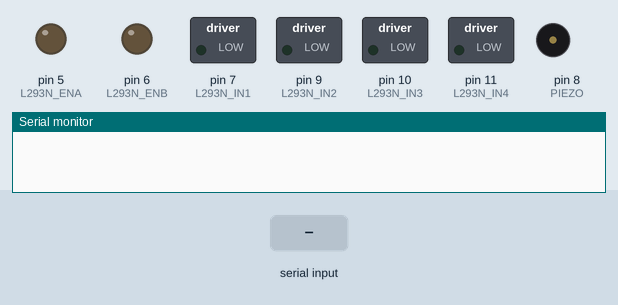
Recording of a sketch running on a simulated Arduino Uno, built with avr-gcc and run on an emulated ATmega328P. Shown: switched loads named in the sketch (green lamp = pin HIGH), output pins drawn as LEDs (lit = HIGH), buzzer (waves = sounding), the last lines printed to the serial monitor. The test bench sets the inputs (shaded band).

Above: at 2.2 s.
2.3 s: "#b=0#" received over the second serial link
At 2.41 s:
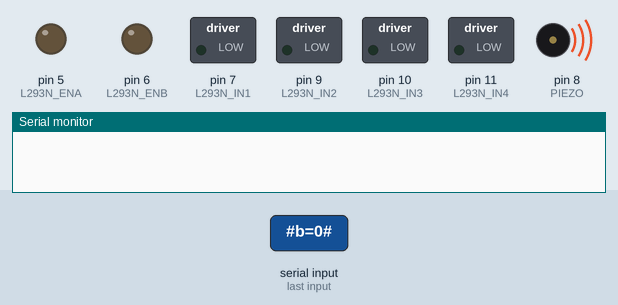
4.0 s: "#b=9#" received over the second serial link
At 4.4 s:
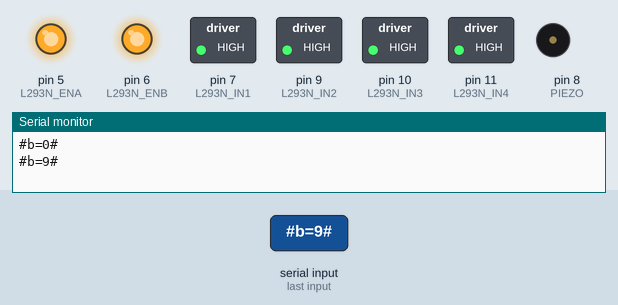
5.5 s: "#b=1#" received over the second serial link
At 6.7 s:
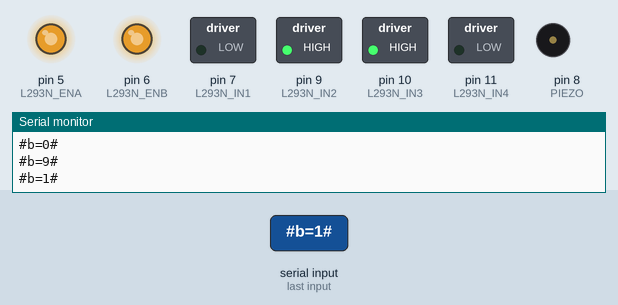
7.0 s: "#b=19#" received over the second serial link
At 7.8 s:
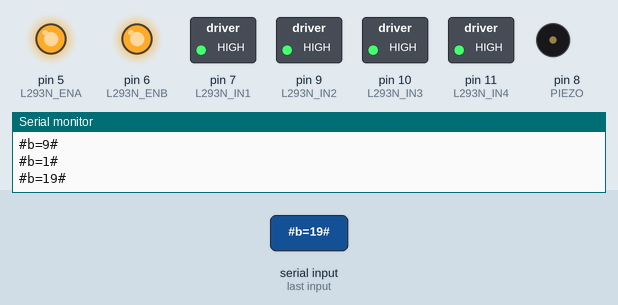
8.5 s: "#b=2#" received over the second serial link
At 9.0 s:
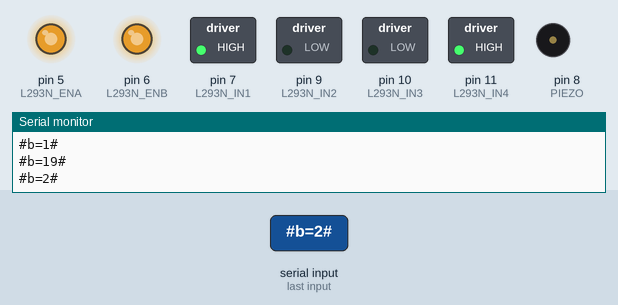
10.0 s: "#b=29#" received over the second serial link
At 11.3 s:
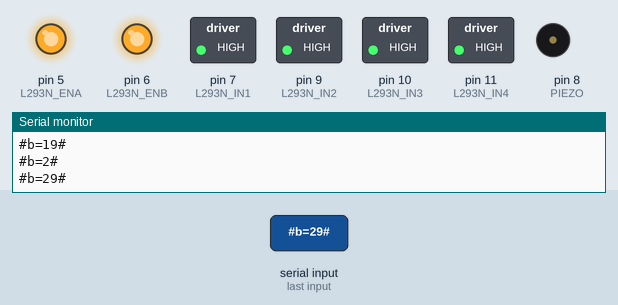
Timing chart, 0 to 12.5 s (numbered marks = the images above; inputs shaded):
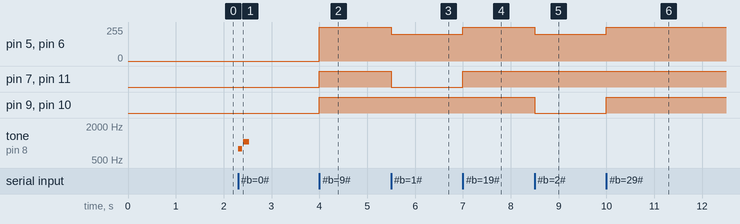

The sketch:

sketch_nov11a.ino
```cpp
#define BT_TX 3
#define BT_RX 4
#include "SoftwareSerial.h"
SoftwareSerial BTSerial(BT_TX, BT_RX); // Maker UNO RX, TX

#define BUTTON  2
#define PIEZO   8
#define L293N_ENA 5
#define L293N_ENB 6
#define L293N_IN1 7
#define L293N_IN2 9
#define L293N_IN3 10
#define L293N_IN4 11

#define NOTE_G4  392
#define NOTE_C5  523
#define NOTE_G5  784
#define NOTE_C6  1047

int btConnect[] = {NOTE_G5, NOTE_C6};
int btConnectNoteDurations[] = {12, 8};

int btDisconnect[] = {NOTE_C5, NOTE_G4};
int btDisconnectNoteDurations[] = {12, 8};

#define playBtConnectMelody() playMelody(btConnect, btConnectNoteDurations, 2)
#define playBtDisconnectMelody() playMelody(btDisconnect, btDisconnectNoteDurations, 2)

boolean BTConnect = false;
char inChar;
String inString;

void setup()
{
  pinMode(BUTTON, INPUT_PULLUP);
  pinMode(L293N_ENA, OUTPUT);
  pinMode(L293N_ENB, OUTPUT);
  pinMode(L293N_IN1, OUTPUT);
  pinMode(L293N_IN2, OUTPUT);
  pinMode(L293N_IN3, OUTPUT);
  pinMode(L293N_IN4, OUTPUT);

  Serial.begin(9600);
  BTSerial.begin(9600);

  delay(1000);
}

void loop()
{
  if (BTSerial.available()) {

    if (BTConnect == false) {
      BTConnect = true;
      playBtConnectMelody();
    }

//    delay(100);
    inString = "";
    while (BTSerial.available()) {
      inChar = BTSerial.read();
      inString = inString + inChar;
    }
    Serial.println(inString);

    if (inString == "#b=0#") {
      robotStop();
    }
    else if (inString == "#b=9#" ||
             inString == "#b=19#" ||
             inString == "#b=29#" ||
             inString == "#b=39#" ||
             inString == "#b=49#") {
      robotBreak();
    }
    else if (inString == "#b=1#") {
      robotForward(200);
    }
    else if (inString == "#b=2#") {
      robotReverse(200);
    }
    else if (inString == "#b=3#") {
      robotTurnLeft(150);
    }
    else if (inString == "#b=4#") {
      robotTurnRight(150);
    }
    else if (inString.startsWith("+DISC")) {
      BTConnect = false;
      delay(1000);
      while (BTSerial.available()) {
        BTSerial.read();
      }
      playBtDisconnectMelody();
    }
  }
}

void playMelody(int *melody, int *noteDurations, int notesLength)
{
  pinMode(PIEZO, OUTPUT);

  for (int thisNote = 0; thisNote < notesLength; thisNote++) {
    int noteDuration = 1000 / noteDurations[thisNote];
    tone(PIEZO, melody[thisNote], noteDuration);
    int pauseBetweenNotes = noteDuration * 1.30;
    delay(pauseBetweenNotes);
    noTone(PIEZO);
  }
}

void robotStop()
{
  digitalWrite(L293N_ENA, LOW);
  digitalWrite(L293N_IN1, LOW);
  digitalWrite(L293N_IN2, LOW);

  digitalWrite(L293N_ENB, LOW);
  digitalWrite(L293N_IN3, LOW);
  digitalWrite(L293N_IN4, LOW);
}

void robotBreak()
{
  digitalWrite(L293N_ENA, HIGH);
  digitalWrite(L293N_IN1, HIGH);
  digitalWrite(L293N_IN2, HIGH);

  digitalWrite(L293N_ENB, HIGH);
  digitalWrite(L293N_IN3, HIGH);
  digitalWrite(L293N_IN4, HIGH);
}

void robotForward(int motorSpeed)
{
  analogWrite(L293N_ENA, motorSpeed);
  digitalWrite(L293N_IN1, LOW);
  digitalWrite(L293N_IN2, HIGH);

  analogWrite(L293N_ENB, motorSpeed);
  digitalWrite(L293N_IN3, HIGH);
  digitalWrite(L293N_IN4, LOW);
}

void robotReverse(int motorSpeed)
{
  analogWrite(L293N_ENA, motorSpeed);
  digitalWrite(L293N_IN1, HIGH);
  digitalWrite(L293N_IN2, LOW);

  analogWrite(L293N_ENB, motorSpeed);
  digitalWrite(L293N_IN3, LOW);
  digitalWrite(L293N_IN4, HIGH);
}

void robotTurnRight(int motorSpeed)
{
  analogWrite(L293N_ENA, motorSpeed);
  digitalWrite(L293N_IN1, HIGH);
  digitalWrite(L293N_IN2, LOW);

  analogWrite(L293N_ENB, motorSpeed);
  digitalWrite(L293N_IN3, HIGH);
  digitalWrite(L293N_IN4, LOW);
}

void robotTurnLeft(int motorSpeed)
{
  analogWrite(L293N_ENA, motorSpeed);
  digitalWrite(L293N_IN1, LOW);
  digitalWrite(L293N_IN2, HIGH);

  analogWrite(L293N_ENB, motorSpeed);
  digitalWrite(L293N_IN3, LOW);
  digitalWrite(L293N_IN4, HIGH);
}
```

Measured:
- after the input at 2.3 s, tone on pin 8 (PIEZO): silent → 784 Hz at once, → silent 0.08 s later, → 1047 Hz 0.02 s later, → silent 0.13 s later
- after the input at 4.0 s, pin 5 (L293N_ENA), pin 6 (L293N_ENB): 0/255 → 255/255 at once; pin 7 (L293N_IN1), pin 9 (L293N_IN2), pin 10 (L293N_IN3), pin 11 (L293N_IN4): LOW → HIGH at once
- after the input at 5.5 s, pin 5 (L293N_ENA), pin 6 (L293N_ENB): 255/255 → 200/255 at once; pin 7 (L293N_IN1), pin 11 (L293N_IN4): HIGH → LOW at once
- after the input at 7.0 s, pin 5 (L293N_ENA), pin 6 (L293N_ENB): 200/255 → 255/255 at once; pin 7 (L293N_IN1), pin 11 (L293N_IN4): LOW → HIGH at once
- after the input at 8.5 s, pin 5 (L293N_ENA), pin 6 (L293N_ENB): 255/255 → 200/255 at once; pin 9 (L293N_IN2), pin 10 (L293N_IN3): HIGH → LOW at once
- after the input at 10.0 s, pin 5 (L293N_ENA), pin 6 (L293N_ENB): 200/255 → 255/255 at once; pin 9 (L293N_IN2), pin 10 (L293N_IN3): LOW → HIGH at once
